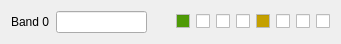
   <widget class="QWidget" name="layoutWidget_15">
    <property name="geometry">
     <rect>
      <x>10</x>
      <y>40</y>
      <width>341</width>
      <height>27</height>
     </rect>
    </property>
    <layout class="QHBoxLayout" name="horizontalLayout_17">
     <item>
      <widget class="QLabel" name="label_19">
       <property name="text">
        <string>Band 0</string>
       </property>
      </widget>
     </item>
     <item>
      <widget class="QLineEdit" name="lineEditR">
       <property name="sizePolicy">
        <sizepolicy hsizetype="Expanding" vsizetype="Fixed">
         <horstretch>0</horstretch>
         <verstretch>0</verstretch>
        </sizepolicy>
       </property>
       <property name="focusPolicy">
        <enum>Qt::NoFocus</enum>
       </property>
       <property name="readOnly">
        <bool>true</bool>
       </property>
      </widget>
     </item>
     <item>
      <spacer name="horizontalSpacer_17">
       <property name="orientation">
        <enum>Qt::Horizontal</enum>
       </property>
       <property name="sizeHint" stdset="0">
        <size>
         <width>40</width>
         <height>20</height>
        </size>
       </property>
      </spacer>
     </item>
     <item>
      <widget class="QCheckBox" name="checkBoxR_1">
       <property name="sizePolicy">
        <sizepolicy hsizetype="Fixed" vsizetype="Fixed">
         <horstretch>0</horstretch>
         <verstretch>0</verstretch>
        </sizepolicy>
       </property>
       <property name="palette">
        <palette>
         <active>
          <colorrole role="Base">
           <brush brushstyle="SolidPattern">
            <color alpha="255">
             <red>78</red>
             <green>154</green>
             <blue>6</blue>
            </color>
           </brush>
          </colorrole>
         </active>
         <inactive>
          <colorrole role="Base">
           <brush brushstyle="SolidPattern">
            <color alpha="255">
             <red>78</red>
             <green>154</green>
             <blue>6</blue>
            </color>
           </brush>
          </colorrole>
         </inactive>
         <disabled>
          <colorrole role="Base">
           <brush brushstyle="SolidPattern">
            <color alpha="255">
             <red>239</red>
             <green>235</green>
             <blue>231</blue>
            </color>
           </brush>
          </colorrole>
         </disabled>
        </palette>
       </property>
       <property name="focusPolicy">
        <enum>Qt::NoFocus</enum>
       </property>
       <property name="text">
        <string notr="true"/>
       </property>
      </widget>
     </item>
     <item>
      <widget class="QCheckBox" name="checkBoxR_2">
       <property name="sizePolicy">
        <sizepolicy hsizetype="Fixed" vsizetype="Fixed">
         <horstretch>0</horstretch>
         <verstretch>0</verstretch>
        </sizepolicy>
       </property>
       <property name="focusPolicy">
        <enum>Qt::NoFocus</enum>
       </property>
       <property name="text">
        <string notr="true"/>
       </property>
      </widget>
     </item>
     <item>
      <widget class="QCheckBox" name="checkBoxR_3">
       <property name="sizePolicy">
        <sizepolicy hsizetype="Fixed" vsizetype="Fixed">
         <horstretch>0</horstretch>
         <verstretch>0</verstretch>
        </sizepolicy>
       </property>
       <property name="focusPolicy">
        <enum>Qt::NoFocus</enum>
       </property>
       <property name="text">
        <string notr="true"/>
       </property>
      </widget>
     </item>
     <item>
      <widget class="QCheckBox" name="checkBoxR_4">
       <property name="sizePolicy">
        <sizepolicy hsizetype="Fixed" vsizetype="Fixed">
         <horstretch>0</horstretch>
         <verstretch>0</verstretch>
        </sizepolicy>
       </property>
       <property name="focusPolicy">
        <enum>Qt::NoFocus</enum>
       </property>
       <property name="text">
        <string notr="true"/>
       </property>
      </widget>
     </item>
     <item>
      <widget class="QCheckBox" name="checkBoxR_5">
       <property name="sizePolicy">
        <sizepolicy hsizetype="Fixed" vsizetype="Fixed">
         <horstretch>0</horstretch>
         <verstretch>0</verstretch>
        </sizepolicy>
       </property>
       <property name="palette">
        <palette>
         <active>
          <colorrole role="Base">
           <brush brushstyle="SolidPattern">
            <color alpha="255">
             <red>196</red>
             <green>160</green>
             <blue>0</blue>
            </color>
           </brush>
          </colorrole>
         </active>
         <inactive>
          <colorrole role="Base">
           <brush brushstyle="SolidPattern">
            <color alpha="255">
             <red>196</red>
             <green>160</green>
             <blue>0</blue>
            </color>
           </brush>
          </colorrole>
         </inactive>
         <disabled>
          <colorrole role="Base">
           <brush brushstyle="SolidPattern">
            <color alpha="255">
             <red>239</red>
             <green>235</green>
             <blue>231</blue>
            </color>
           </brush>
          </colorrole>
         </disabled>
        </palette>
       </property>
       <property name="focusPolicy">
        <enum>Qt::NoFocus</enum>
       </property>
       <property name="text">
        <string notr="true"/>
       </property>
      </widget>
     </item>
     <item>
      <widget class="QCheckBox" name="checkBoxR_6">
       <property name="sizePolicy">
        <sizepolicy hsizetype="Fixed" vsizetype="Fixed">
         <horstretch>0</horstretch>
         <verstretch>0</verstretch>
        </sizepolicy>
       </property>
       <property name="focusPolicy">
        <enum>Qt::NoFocus</enum>
       </property>
       <property name="text">
        <string notr="true"/>
       </property>
      </widget>
     </item>
     <item>
      <widget class="QCheckBox" name="checkBoxR_7">
       <property name="sizePolicy">
        <sizepolicy hsizetype="Fixed" vsizetype="Fixed">
         <horstretch>0</horstretch>
         <verstretch>0</verstretch>
        </sizepolicy>
       </property>
       <property name="focusPolicy">
        <enum>Qt::NoFocus</enum>
       </property>
       <property name="text">
        <string notr="true"/>
       </property>
      </widget>
     </item>
     <item>
      <widget class="QCheckBox" name="checkBoxR_8">
       <property name="sizePolicy">
        <sizepolicy hsizetype="Fixed" vsizetype="Fixed">
         <horstretch>0</horstretch>
         <verstretch>0</verstretch>
        </sizepolicy>
       </property>
       <property name="focusPolicy">
        <enum>Qt::NoFocus</enum>
       </property>
       <property name="text">
        <string notr="true"/>
       </property>
      </widget>
     </item>
    </layout>
   </widget>
